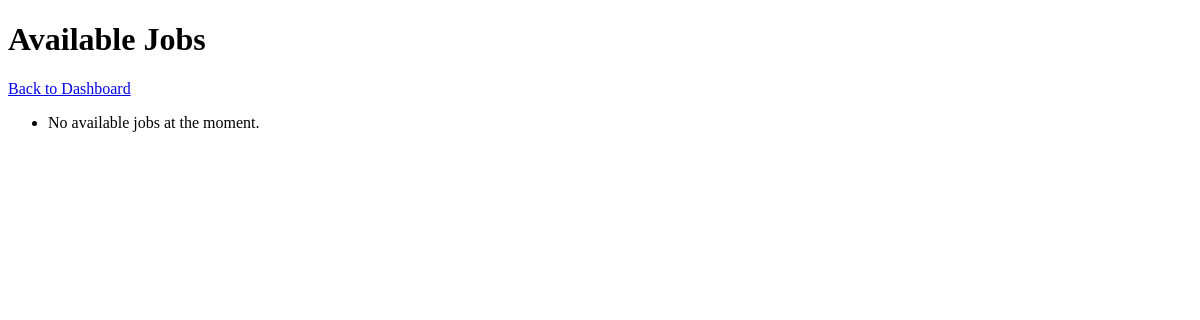
Page /freelancer/jobs (signed in) on the earlier database version.
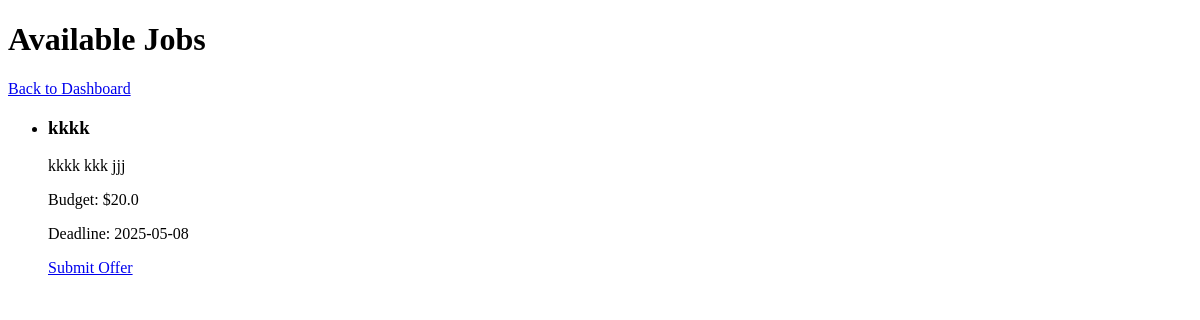
Same page on the later database version.
### infrastructure/models/job_model.py (models this page shows)
class JobModel(Base):
    __tablename__ = "jobs"
    id = Column(Integer, primary_key=True, index=True)
    title = Column(String, nullable=False)
    description = Column(String, nullable=False)
    budget = Column(Float, nullable=False)
    deadline = Column(Date, nullable=False)
    client_id = Column(Integer, ForeignKey("users.id"), nullable=False)
    status = Column(String, default="open")

### web/routes/freelance_routes.py (the view)
@freelance_bp.route("/jobs", endpoint="freelancer_jobs")
def freelancer_jobs():
    if "user_id" not in session or session.get("user_role") != "freelancer":
        return redirect(url_for("auth.auth_login"))
    jobs = ListOpenJobs(SQLAlchemyJobRepo()).execute()
    return render_template("freelancer_jobs.html", jobs=jobs)

### app/use_cases/list_open_jobs.py (called while the page is built)
    def execute(self):
        return self.job_repo.list_open_jobs()

### infrastructure/repositories/sqlalchemy_repo.py (called while the page is built)
    def list_open_jobs(self) -> list[Job]:
        db = SessionLocal()
        jobs = db.query(JobModel).filter(JobModel.status == "open").all()
        db.close()
        return [Job(
            id=job.id,
            title=job.title,
            description=job.description,
            budget=job.budget,
            deadline=job.deadline,
            client_id=job.client_id,
            status=job.status
        ) for job in jobs]

### web/templates/freelancer_jobs.html (shortened to what this page needs)
<!DOCTYPE html>
<html>
<head>
</head>
<body>
    <h1>Available Jobs</h1>
    <a href="{{ url_for('freelancer.freelancer_dashboard') }}">Back to Dashboard</a>
    <ul>
        {% for job in jobs %}
            <li>
                <h3>{{ job.title }}</h3>
                <p>{{ job.description }}</p>
                <p>Budget: ${{ job.budget }}</p>
                <p>Deadline: {{ job.deadline }}</p>
                <a href="{{ url_for('freelancer.create_offer', job_id=job.id) }}">Submit Offer</a>
            </li>
        {% else %}
            <li>No available jobs at the moment.</li>
        {% endfor %}
    </ul>
</body>
</html>

Differences in the rows shown:
added JobModel: title "kkkk", description "kkkk kkk jjj", budget "20.0", deadline "2025-05-08"
Other differences:
text no longer shown: "No available jobs at the moment."
